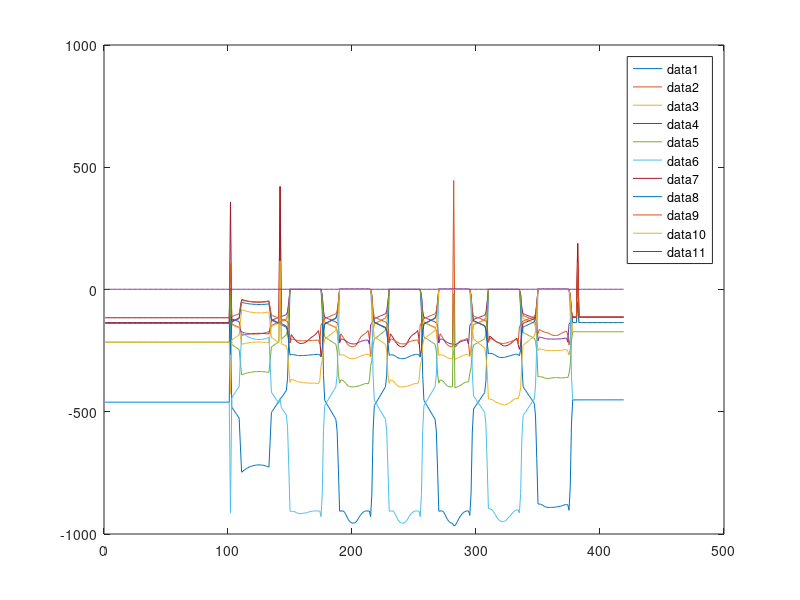

Write MATLAB code to recreate this figure.
margin = importdata("newfile.txt");
force = importdata("newfile1.txt");
trajectory = importdata("newfile2.txt");
[a,b] = size(margin);
for i = 1:a
    for j = 1:b
        if margin(i,j) >= 100000
            margin(i,j) = 0;
        end
    end
end

plot(margin)
legend